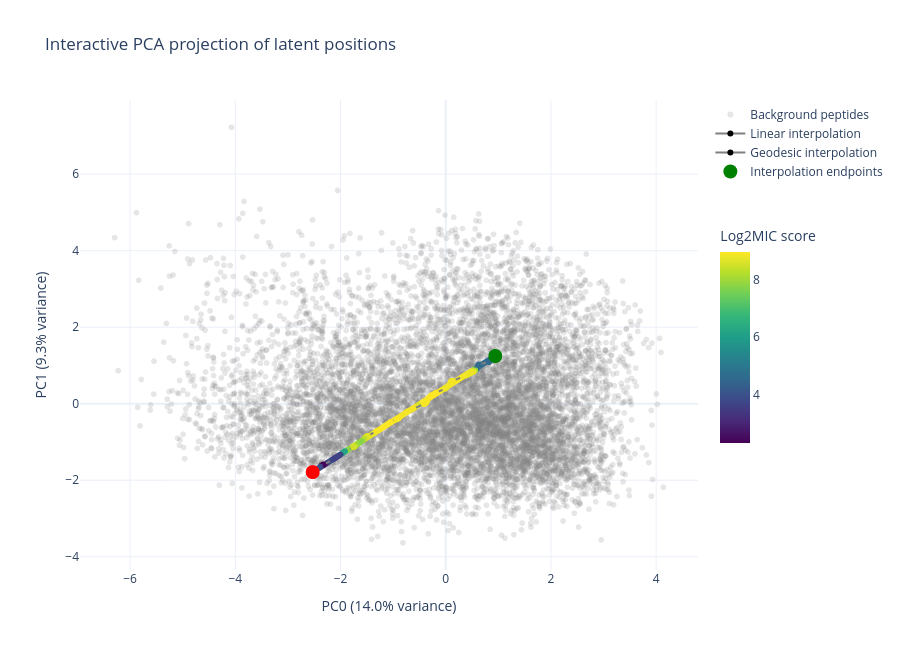

The cell this chart's notebook holds for it:
### Code cell
PCA_COMPONENTS = (0, 1)


projected_geodesic_interpolation = pca.transform(
    geodesics_line.detach().cpu().numpy()
)


fig = go.Figure()

fig.add_trace(
    go.Scattergl(
        x=latent_background_projected[:, PCA_COMPONENTS[0]],
        y=latent_background_projected[:, PCA_COMPONENTS[1]],
        mode="markers",
        name="Background peptides",
        hoverinfo="skip",
        marker={
            "size": 6,
            "opacity": 0.2,
            "color": "gray",
        },
    )
)


fig.add_trace(
    go.Scattergl(
        x=projected_linear_interpolation[:, PCA_COMPONENTS[0]],
        y=projected_linear_interpolation[:, PCA_COMPONENTS[1]],
        mode="lines+markers",
        name="Linear interpolation",
        line={"color": "gray", "width": 2},
        marker={
            "size": 6,
            "color": linear_interpolation_scores,
            "coloraxis": "coloraxis",
            # "colorscale": "Viridis",
            # "showscale": True,
            # "colorbar": {
            #     "title": "Log2MIC score",
            #     "len": 0.5,
            #     "y": 0.5,
            #     "yanchor": "middle",
            #     "x": 1.02,
            # },
        },
        customdata=np.column_stack(
            (
                np.arange(n_points),
                interpolation_sequences,
                linear_interpolation_scores,
            )
        ),
        hovertemplate=(
            "Path point: %{customdata[0]}<br>"
            "Sequence: %{customdata[1]}<br>"
            "Log2MIC: %{customdata[2]:.4f}<extra></extra>"
        ),
    )
)

fig.add_trace(
    go.Scattergl(
        x=projected_geodesic_interpolation[:, PCA_COMPONENTS[0]],
        y=projected_geodesic_interpolation[:, PCA_COMPONENTS[1]],
        mode="lines+markers",
        name="Geodesic interpolation",
        line={"color": "gray", "width": 2},
        marker={
            "size": 6,
            "color": geodesic_interpolation_scores,
            "coloraxis": "coloraxis",
            # "colorscale": "Viridis",
            # "showscale": True,
            # "colorbar": {
            #     "title": "Log2MIC score",
            #     "len": 0.5,
            #     "y": 0.5,
            #     "yanchor": "middle",
            #     "x": 1.02,
            # },
        },
        customdata=np.column_stack(
            (
                np.arange(n_points),
                geodesic_sequences,
                geodesic_interpolation_scores,
            )
        ),
        hovertemplate=(
            "Path point: %{customdata[0]}<br>"
            "Sequence: %{customdata[1]}<br>"
            "Log2MIC: %{customdata[2]:.4f}<extra></extra>"
        ),
    )
)

endpoint_projection = projected_linear_interpolation[[0, -1]]
endpoint_sequences = [start, end]
endpoint_scores = [start_score, end_score]
endpoint_names = ["Start", "End"]

fig.add_trace(
    go.Scattergl(
        x=endpoint_projection[:, PCA_COMPONENTS[0]],
        y=endpoint_projection[:, PCA_COMPONENTS[1]],
        mode="markers",
        name="Interpolation endpoints",
        marker={"size": 14, "color": ["green", "red"]},
        customdata=np.column_stack(
            (endpoint_names, endpoint_sequences, endpoint_scores)
        ),
        hovertemplate=(
            "%{customdata[0]}<br>"
            "Sequence: %{customdata[1]}<br>"
            "Log2MIC: %{customdata[2]:.4f}<extra></extra>"
        ),
    )
)

fig.update_layout(
    title="Interactive PCA projection of latent positions",
    xaxis_title=f"PC{PCA_COMPONENTS[0]} ({pca.explained_variance_ratio_[0]:.1%} variance)",
    yaxis_title=f"PC{PCA_COMPONENTS[1]} ({pca.explained_variance_ratio_[1]:.1%} variance)",
    coloraxis={
            "colorscale": "Viridis",
            "showscale": True,
            "colorbar": {
                "title": "Log2MIC score",
                "len": 0.5,
                "y": 0.5,
                "yanchor": "middle",
                "x": 1.02,
            },
        },
    template="plotly_white",
    width=900,
    height=650,
)


fig.show()

### Figure 1 — Plotly figure (JSON) as saved in the notebook; plotly's stock layout.template omitted (floating-point values rounded to 4 significant figures; data arrays with more than 128 entries replaced by an {"elided": "..."} marker saying what was removed)
{"data": [{"hoverinfo": "skip", "marker": {"color": "gray", "opacity": 0.2, "size": 6}, "mode": "markers", "name": "Background peptides", "type": "scattergl", "x": {"elided": "10000 float values"}, "y": {"elided": "10000 float values"}}, {"customdata": {"elided": "683x3 str values"}, "hovertemplate": "Path point: %{customdata[0]}<br>Sequence: %{customdata[1]}<br>Log2MIC: %{customdata[2]:.4f}<extra></extra>", "line": {"color": "gray", "width": 2}, "marker": {"color": {"elided": "683 float values"}, "coloraxis": "coloraxis", "size": 6}, "mode": "lines+markers", "name": "Linear interpolation", "type": "scattergl", "x": {"elided": "683 float values"}, "y": {"elided": "683 float values"}}, {"customdata": {"elided": "683x3 str values"}, "hovertemplate": "Path point: %{customdata[0]}<br>Sequence: %{customdata[1]}<br>Log2MIC: %{customdata[2]:.4f}<extra></extra>", "line": {"color": "gray", "width": 2}, "marker": {"color": {"elided": "683 float values"}, "coloraxis": "coloraxis", "size": 6}, "mode": "lines+markers", "name": "Geodesic interpolation", "type": "scattergl", "x": {"elided": "683 float values"}, "y": {"elided": "683 float values"}}, {"customdata": [["Start", "GLFDIAKKVIGVIGSL", "4.549055"], ["End", "WRSLGRTLLRLSCALKKLARRSGW", "4.0161505"]], "hovertemplate": "%{customdata[0]}<br>Sequence: %{customdata[1]}<br>Log2MIC: %{customdata[2]:.4f}<extra></extra>", "marker": {"color": ["green", "red"], "size": 14}, "mode": "markers", "name": "Interpolation endpoints", "type": "scattergl", "x": [0.9419, -2.529], "y": [1.246, -1.789]}], "layout": {"coloraxis": {"colorbar": {"len": 0.5, "title": {"text": "Log2MIC score"}, "x": 1.02, "y": 0.5, "yanchor": "middle"}, "colorscale": [[0, "#440154"], [0.1111, "#482878"], [0.2222, "#3e4989"], [0.3333, "#31688e"], [0.4444, "#26828e"], [0.5556, "#1f9e89"], [0.6667, "#35b779"], [0.7778, "#6ece58"], [0.8889, "#b5de2b"], [1, "#fde725"]], "showscale": true}, "height": 650, "title": {"text": "Interactive PCA projection of latent positions"}, "width": 900, "xaxis": {"title": {"text": "PC0 (14.0% variance)"}}, "yaxis": {"title": {"text": "PC1 (9.3% variance)"}}}}
